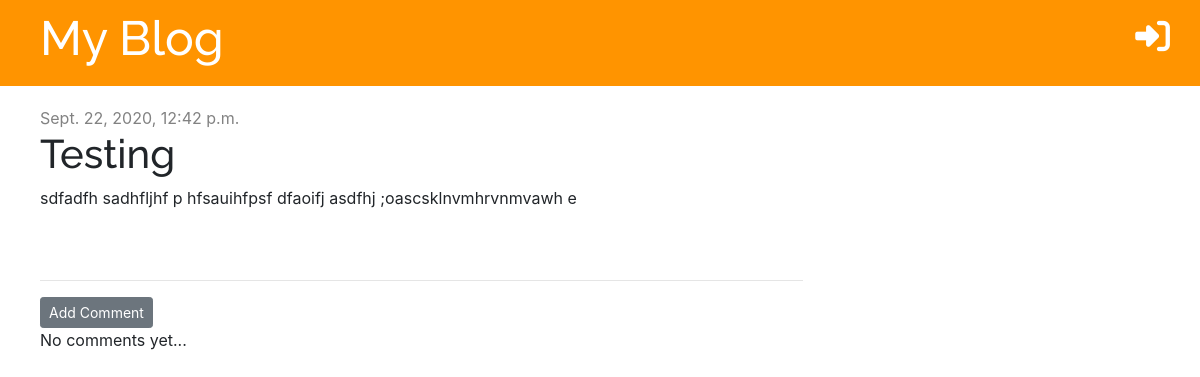
Page /post/5/ on the earlier database version.
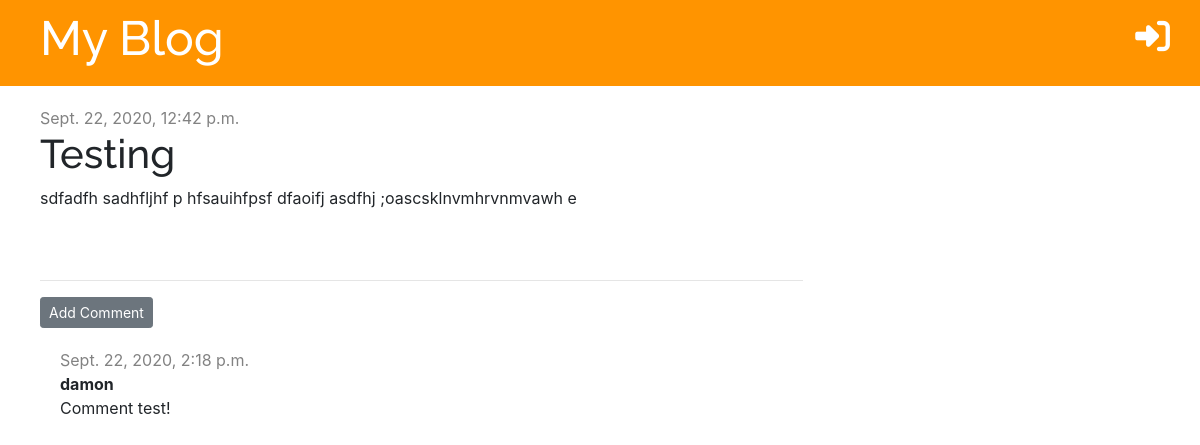
Same page on the later database version.
### blog/models.py (models this page shows, shortened)
class Post(models.Model):
    author = models.ForeignKey('auth.User', on_delete=models.CASCADE)
    title = models.CharField(max_length=200)
    text = models.TextField()
    created_date = models.DateTimeField(default=timezone.now)
    published_date = models.DateTimeField(blank=True, null=True)

class Comment(models.Model):
    post = models.ForeignKey('blog.Post', on_delete=models.CASCADE, related_name='comments')
    author = models.CharField(max_length=200)
    text = models.TextField(max_length=500)
    created_date = models.DateTimeField(default=timezone.now)

### blog/views.py (the view)
# urls.py: path('post/<int:pk>/', views.post_detail, name='post_detail'),
def post_detail(request, pk):
    post = get_object_or_404(Post, pk=pk)
    stuff_for_frontend = {'post': post}
    return render(request, 'blog/post_detail.html', stuff_for_frontend)

### blog/templates/blog/post_detail.html (shortened to what this page needs)
{% extends 'blog/base.html' %}
{% block content %}
<div class="post">
    {% if post.published_date %}
        <div class="date">
            {{ post.published_date }}
        </div>
    {% else %}
        {% if user.is_authenticated %}
            <a href="{% url 'post_publish' pk=post.pk %}"><i class="fas fa-angle-double-left fa-2x"></i></a>
        {% endif %}
    {% endif %}
    <h1>{{ post.title }}</h1>
    <p>{{ post.text|linebreaksbr }}</p>
</div>
<hr>
<a href="{% url 'add_comment' pk=post.pk %}" class="btn btn-secondary btn-sm">Add Comment</a>
{% for comment in post.comments.all %}
<div class="comment">
    <div class="date">{{ comment.created_date }}</div>
    <strong>{{ comment.author }}</strong>
    <p>{{ comment.text }}</p>
</div>
{% empty %}
    <p>No comments yet...</p>
{% endfor %}
{% endblock %}

### blog/templates/blog/base.html (shortened to what this page needs)
{% load static %}
<!DOCTYPE html>
<html lang="en">
<head>
    <link rel="stylesheet" href="{% static 'css/blog.css' %}">
    <link rel="stylesheet" href="https://stackpath.bootstrapcdn.com/bootstrap/4.5.2/css/bootstrap.min.css"
>
</head>
<body>
    <div class="page-header">
        {% if user.is_authenticated %}
            <p class="top-menu">{{ user.username }}</p>
            <a href="{% url 'logout' %}" class="top-menu"><i class="fas fa-sign-out-alt"></i></a>
            <a href="{% url 'post_draft_list'%}" class="top-menu"><i class="fas fa-pen-square"></i></a>
            <a href="{% url 'post_new' %}" class="top-menu"><i class="fas fa-plus"></i></a>
        {% else %}
            <a href="{% url 'login' %}" class="top-menu"><i class="fas fa-sign-in-alt"></i></a>
        {% endif %}
        <h1><a href="/">My Blog</a></h1>
    </div>
    <div class="content">
        <div class="row">
            <div class="col-md-8">
                {% block content %}
                {% endblock %}
            </div>
        </div>
    </div>
</body>
</html>

### blog/static/css/blog.css (style rules this page uses)
.page-header { background-color: #ff9400; margin-top: 0; padding: 10px 10px 10px 40px; }
.page-header h1, .page-header h1 a { color: #ffffff; font-size: 36pt; text-decoration: none; }
.content { margin-left: 40px; }
h1, h2, h3, h4 { font-family: 'Raleway', sans-serif; font-size: 48px; }
.date { color: #828282; }
.post { margin-bottom: 70px; margin-top: 20px; }
.top-menu, .top-menu:hover { color: #ffffff; float: right; font-size: 26pt; margin-right: 20px; }
.comment { margin: 20px 0px 20px 20px; }

Differences in the rows shown:
added Comment: created_date "Sept. 22, 2020, 2:18 p.m.", author "damon", text "Comment test!"
Other differences:
text no longer shown: "No comments yet..."
